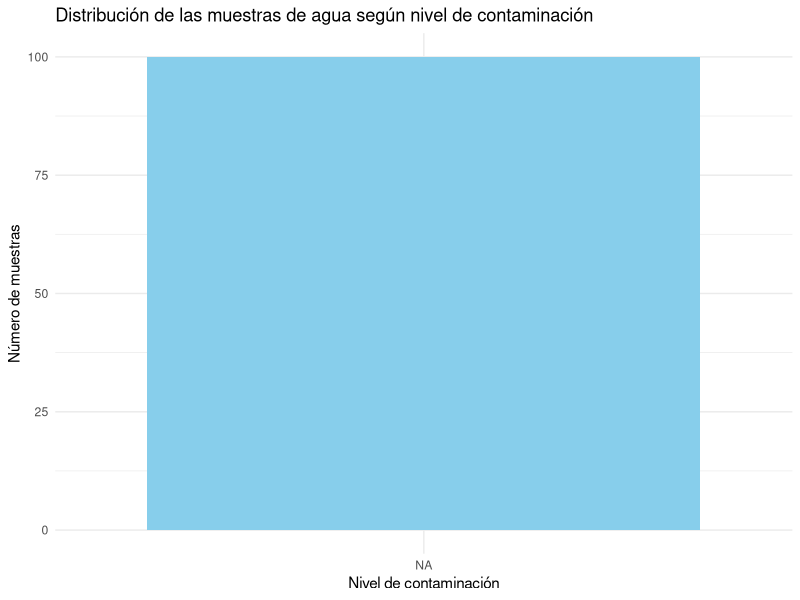

This figure's R source:
## ---- chunk 1
if(!require("readxl")){
install.packages("readxl")
library("readxl")
}
DatosAgua <- read_excel("BaseDatosAgua.xlsx")
## ---- chunk 2

## ---- chunk 3
# install.packages(c("readxl", "ggplot2"))
library(readxl)
library(ggplot2)

datos <- read_excel("BaseDatosAgua.xlsx")
datos$Nivelcont <- factor(datos$Nivelcont, levels = c("Natural", "Industrial", "Agricola"))

ggplot(datos, aes(x = Nivelcont)) +
  geom_bar(fill = "skyblue") +
  labs(title = "Distribución de las muestras de agua según nivel de contaminación",
       x = "Nivel de contaminación",
       y = "Número de muestras") +
  theme_minimal()
## ---- chunk 4


## ---- chunk 5


# calidad de agua Buena
buena <- subset(datos, CalAgua == "Buena")

mean(buena$Residuos)   
var(buena$Residuos)    



## ---- chunk 6

quantile(datos$OxígenoDisuelto, probs = 0.5)   
quantile(datos$OxígenoDisuelto, probs = 0.4)  

## ---- chunk 7


## ---- chunk 8
